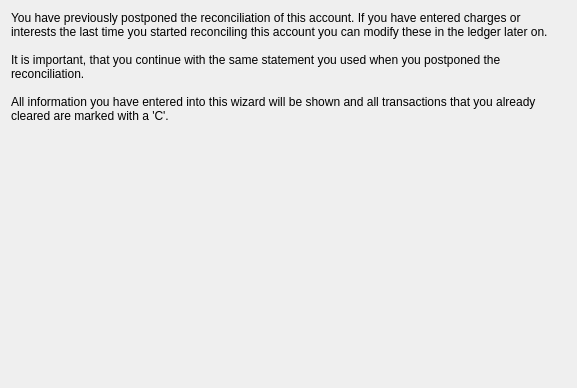
<?xml version="1.0" encoding="UTF-8"?>
<ui version="4.0">
 <class>PreviousPostponeWizardPage</class>
 <widget class="QWizardPage" name="PreviousPostponeWizardPage">
   <property name="geometry">
    <rect>
     <x>6</x>
     <y>34</y>
     <width>577</width>
     <height>388</height>
    </rect>
   </property>
   <attribute name="title">
    <string>Restarting postponed reconciliation</string>
   </attribute>
   <layout class="QVBoxLayout">
    <property name="spacing">
     <number>6</number>
    </property>
    <property name="margin">
     <number>11</number>
    </property>
    <item>
     <widget class="QLabel" name="TextLabel8">
      <property name="text">
       <string>You have previously postponed the reconciliation of this account. If you have entered charges or interests the last time you started reconciling this account you can modify these in the ledger later on.

It is important, that you continue with the same statement you used when you postponed the reconciliation.

All information you have entered into this wizard will be shown and all transactions that you already cleared are marked with a 'C'.</string>
      </property>
      <property name="alignment">
       <set>Qt::AlignTop</set>
      </property>
      <property name="wordWrap">
       <bool>true</bool>
      </property>
     </widget>
    </item>
   </layout>
 </widget>
 <resources/>
 <connections/>
 <customwidgets>
 </customwidgets>
 <tabstops>
 </tabstops>
 <buttongroups>
 </buttongroups>
</ui>
